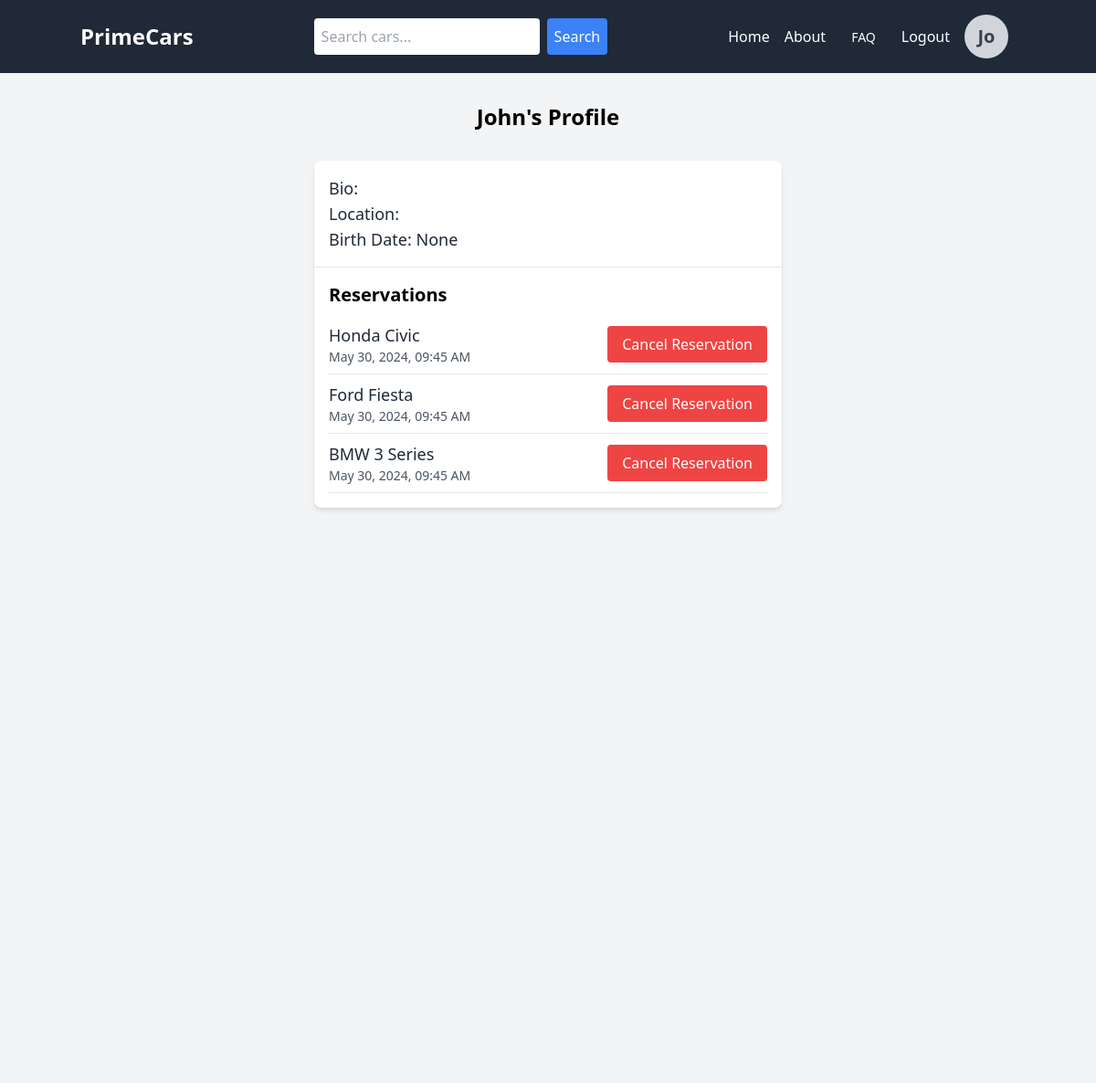
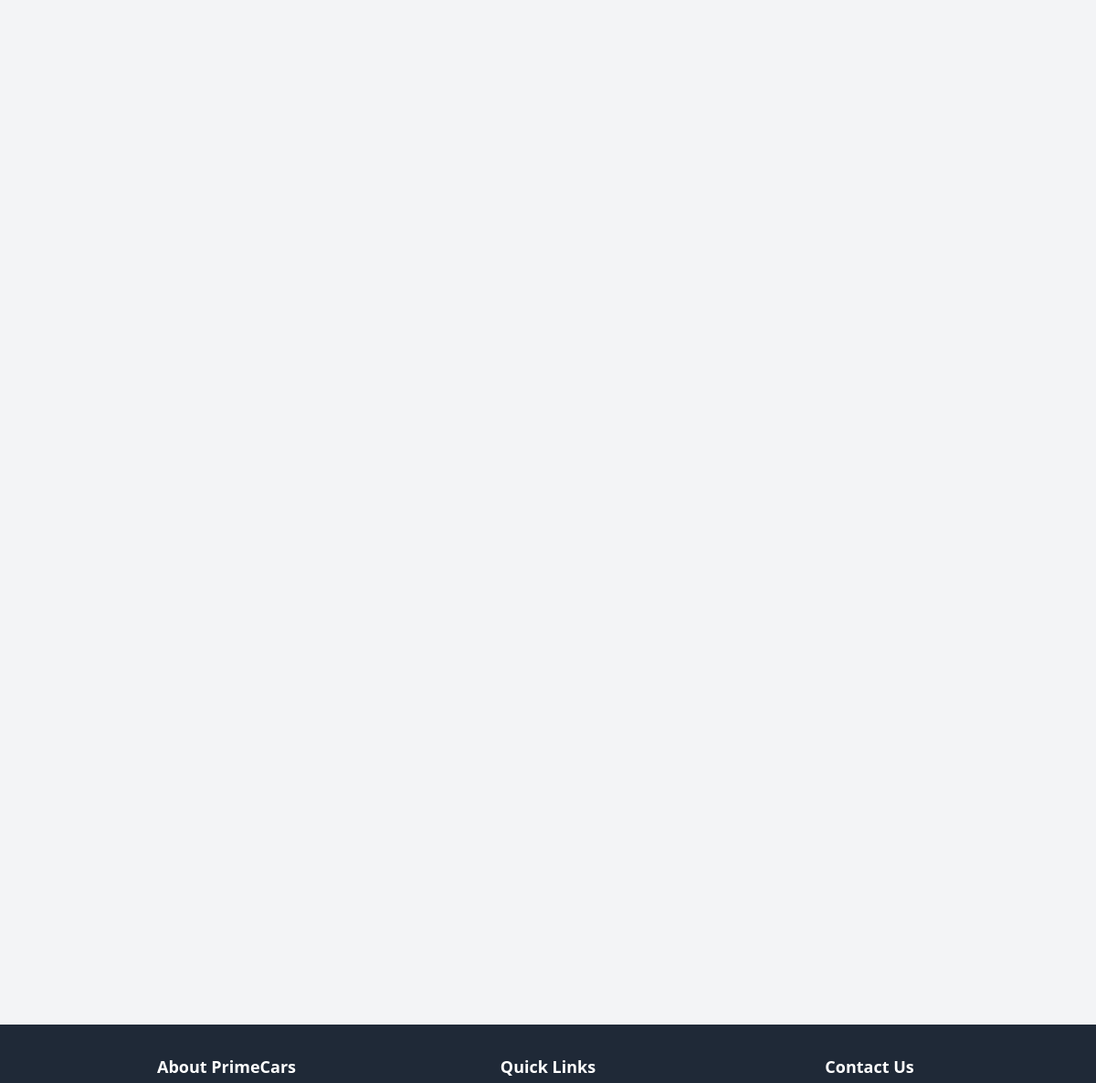
/dealership/profile/ (signed in), run on the app's committed database (2 pictures, top to bottom).
### dealership/models.py (models this page shows)
class Profile(models.Model):
    user = models.OneToOneField(User, on_delete=models.CASCADE)
    bio = models.TextField(blank=True)
    location = models.CharField(max_length=30, blank=True)
    birth_date = models.DateField(null=True, blank=True)
    reservations = models.ManyToManyField(Reservation, related_name='reservations', blank=True)
    def __str__(self):
        return self.user.username

class Reservation(models.Model):
    car = models.ForeignKey(Car, on_delete=models.CASCADE)
    user = models.ForeignKey(User, on_delete=models.CASCADE)
    reservation_date = models.DateTimeField(default=timezone.now)
    def __str__(self):
        return f"Reservation for {self.car} by {self.user} on {self.reservation_date}"

class Car(models.Model):
    TYPE_CHOICES = [
        ('sedan', 'Sedan'),
        ('suv', 'SUV'),
        ('truck', 'Truck'),
        ('coupe', 'Coupe'),
        ('convertible', 'Convertible'),
        ('hatchback', 'Hatchback'),
        ('minivan', 'Minivan'),
    ]
    FUEL_CHOICES = [
        ('petrol', 'Petrol'),
        ('diesel', 'Diesel'),
        ('electric', 'Electric'),
        ('hybrid', 'Hybrid'),
    ]
    TRANSMISSION_CHOICES = [
        ('manual', 'Manual'),
        ('automatic', 'Automatic'),
    ]
    make = models.CharField(max_length=100)
    model = models.CharField(max_length=100)
    year = models.PositiveIntegerField()
    price = models.DecimalField(max_digits=10, decimal_places=2)
    mileage = models.PositiveIntegerField()
    image = models.ImageField(upload_to='car_images/')
    image1 = models.ImageField(upload_to='car_images/', blank=True, null=True)
    image2 = models.ImageField(upload_to='car_images/', blank=True, null=True)
    image3 = models.ImageField(upload_to='car_images/', blank=True, null=True)
    car_type = models.CharField(max_length=50, choices=TYPE_CHOICES, default='sedan')
    fuel_type = models.CharField(max_length=50, choices=FUEL_CHOICES, default='petrol')
    transmission = models.CharField(max_length=50, choices=TRANSMISSION_CHOICES, default='manual')
    engine_size = models.DecimalField(max_digits=4, decimal_places=2, default=2.0)  # e.g., 2.0, 3.5
    fuel = models.CharField(max_length=50, default='Gasoline')
    gearbox = models.CharField(max_length=50, default='Automatic')

### dealership/views.py (the view)
# urls.py: path('profile/', views.profile_view, name='profile'),
@login_required
def profile_view(request):
    profile = request.user.profile
    reservations = profile.reservations.all()
    print("Profile:", profile)
    print("Reservations:", reservations)
    return render(request, 'dealership/profile.html', {'profile': profile, 'reservations': reservations})

### dealership/templates/dealership/profile.html (shortened to what this page needs)
{% extends 'base.html' %}
{% block content %}
<div class="container mx-auto">
    <h1 class="text-2xl font-bold mb-8 text-center">{{ profile.user.username }}'s Profile</h1>
    <div class="max-w-lg mx-auto bg-white shadow-md rounded-lg overflow-hidden">
        <div class="p-4">
            <p class="text-lg text-gray-800">Bio: {{ profile.bio }}</p>
            <p class="text-lg text-gray-800">Location: {{ profile.location }}</p>
            <p class="text-lg text-gray-800">Birth Date: {{ profile.birth_date }}</p>
        </div>
        <div class="border-t border-gray-200 p-4">
            <h2 class="text-xl font-semibold mb-2">Reservations</h2>
            {% if reservations %}
            <ul>
                {% for reservation in reservations %}
                <li class="flex items-center justify-between py-2 border-b border-gray-200">
                    <div>
                        <p class="text-lg text-gray-800">{{ reservation.car.make }} {{ reservation.car.model }}</p>
                        <p class="text-sm text-gray-600">{{ reservation.reservation_date|date:"F d, Y, h:i A" }}</p>
                    </div>
                    <form action="{% url 'dealership:cancel_reservation' reservation.id %}" method="post">
                        <button type="submit" class="px-4 py-2 bg-red-500 text-white rounded">Cancel Reservation</button>
                    </form>                </li>
                {% endfor %}
            </ul>
            {% else %}
            <p>No reservations found.</p>
            {% endif %}
        </div>
    </div>
</div>
{% endblock %}

### templates/base.html (shortened to what this page needs)
<!DOCTYPE html>
<html lang="en">
  <head>
    <link
      href="https://cdn.jsdelivr.net/npm/tailwindcss@2.2.19/dist/tailwind.min.css"
      rel="stylesheet"
    />
    <link rel="stylesheet" href="https://cdnjs.cloudflare.com/ajax/libs/font-awesome/6.0.0-beta3/css/all.min.css">
  </head>
  <body class="bg-gray-100">
    <nav class="bg-gray-800 text-white p-4">
      <div class="container mx-auto flex justify-between items-center">
        <a href="{% url 'home' %}" class="text-2xl font-bold">PrimeCars</a>
        <form
          action="{% url 'dealership:car_search' %}"
          method="GET"
          class="hidden md:flex space-x-2"
        >
          <input
            type="text"
            name="q"
            placeholder="Search cars..."
            class="p-2 rounded text-black"
          />
          <button type="submit" class="p-2 bg-blue-500 text-white rounded">
            Search
          </button>
        </form>
        <ul class="flex space-x-4 items-center">
          <li>
            <a href="{% url 'home' %}" class="hover:text-gray-300">Home</a>
          </li>
          <li>
            <a href="{% url 'dealership:about' %}" class="hover:text-gray-300"
              >About</a
            >
          </li>
          <li>
            <a href="{% url 'dealership:faq' %}" class="hover:text-gray-300 px-3 py-2 rounded-md text-sm font-medium">FAQ</a>
          </li>
          {% if user.is_authenticated %}
          <li>
            <a
              href="{% url 'authentication:logout' %}"
              class="hover:text-gray-300"
              >Logout</a
            >
          </li>
          <li>
            <a href="{% url 'dealership:profile' %}" class="flex items-center">
              <div
                class="w-12 h-12 bg-gray-300 rounded-full flex items-center justify-center mr-2"
              >
                <span class="text-gray-700 text-xl font-semibold"
                  >{{ user.username|slice:":2" }}</span
                >
              </div>
            </a>
          </li>
          {% endif %}
        </ul>
      </div>
    </nav>
    <div class="container mx-auto py-8">{% block content %} {% endblock %}</div>
  {% include 'components/footer.html' %}
  </body>
</html>

### templates/base.html (style rules this page uses)
html { position: relative; min-height: 100%; }
body { margin-bottom: 60px; }

### data on the page
Profile: user.username "John", birth_date "None"
Reservation: car.make "Honda", car.model "Civic", reservation_date "May 30, 2024, 09:45 AM"
Reservation: car.make "Ford", car.model "Fiesta", reservation_date "May 30, 2024, 09:45 AM"
Reservation: car.make "BMW", car.model "3 Series", reservation_date "May 30, 2024, 09:45 AM"

### other printed values
{{ user.username|slice:":2" }} "Jo"
